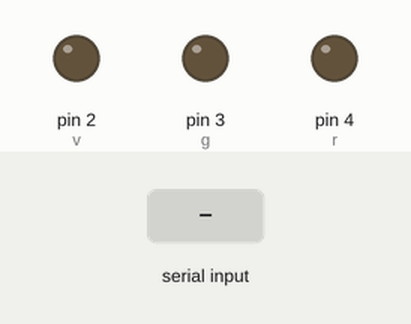
The sketch below on a simulated Arduino Uno, built with avr-gcc and run on an emulated ATmega328P. Shown: output pins drawn as LEDs (lit = HIGH). Inputs (shaded band) come from the test bench.

Above: at 1.2 s.
1.3 s: "1" received over Serial
At 1.6 s:
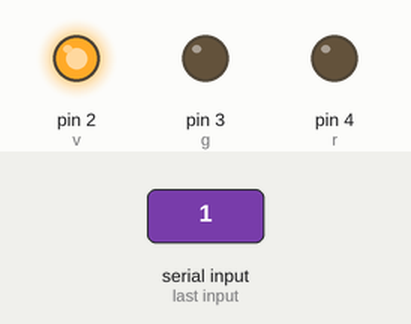
2.8 s: "3" received over Serial
At 3.9 s:
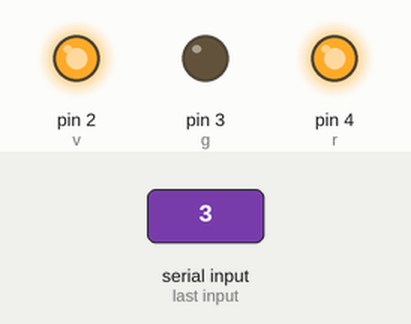
4.3 s: "2" received over Serial
At 5.1 s:
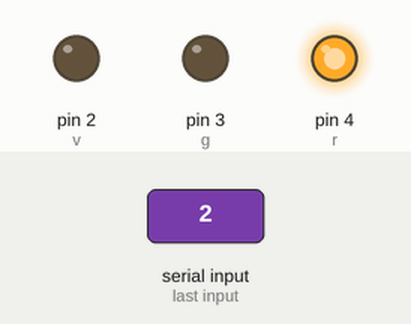
5.8 s: "5" received over Serial
At 6.2 s:
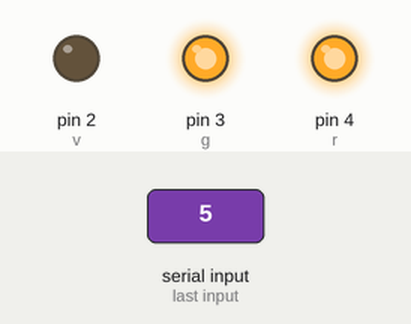
7.3 s: "4" received over Serial
At 8.5 s:
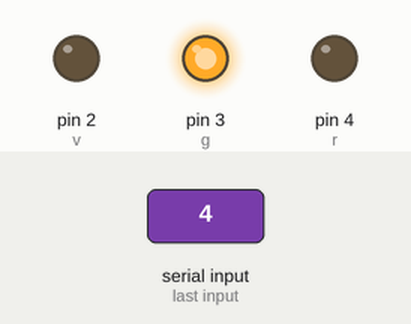
8.8 s: "6" received over Serial
At 9.7 s:
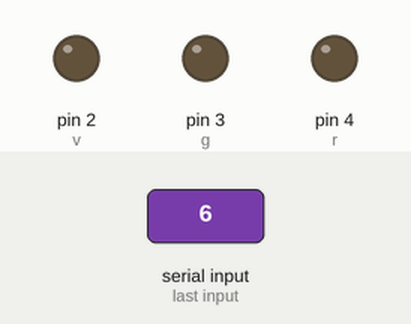
Timing chart, 0 to 11.3 s (numbered marks = the images above; inputs shaded):
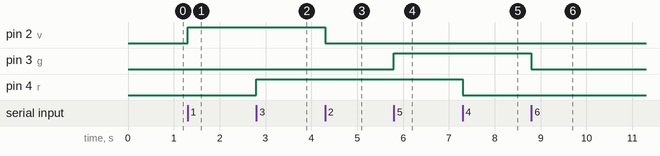

Measured:
- after the input at 1.3 s, pin 2 (v): LOW → HIGH at once
- after the input at 2.8 s, pin 4 (r): LOW → HIGH at once
- after the input at 4.3 s, pin 2 (v): HIGH → LOW at once
- after the input at 5.8 s, pin 3 (g): LOW → HIGH at once
- after the input at 7.3 s, pin 4 (r): HIGH → LOW at once
- after the input at 8.8 s, pin 3 (g): HIGH → LOW at once

The sketch:

atena.ino
```cpp
int g=3;
int v=2;
int r=4;
char data='0';
void setup() {
  pinMode(g, OUTPUT);
  pinMode(v, OUTPUT);
  pinMode(r, OUTPUT);
  Serial.begin(9600);
}
void loop() {
  if (Serial.available()){
  data=Serial.read();
  if (data=='1'){
  digitalWrite(v,HIGH);
  }
  if (data=='2'){
  digitalWrite(v,LOW);
  }
  if(data=='3'){
  digitalWrite(r,HIGH);
  }
  if(data=='4'){
  digitalWrite(r,LOW);
  }
  if(data=='5'){
  digitalWrite(g,HIGH);
  }
  if(data=='6'){
  digitalWrite(g,LOW);
  }
}
}
```
